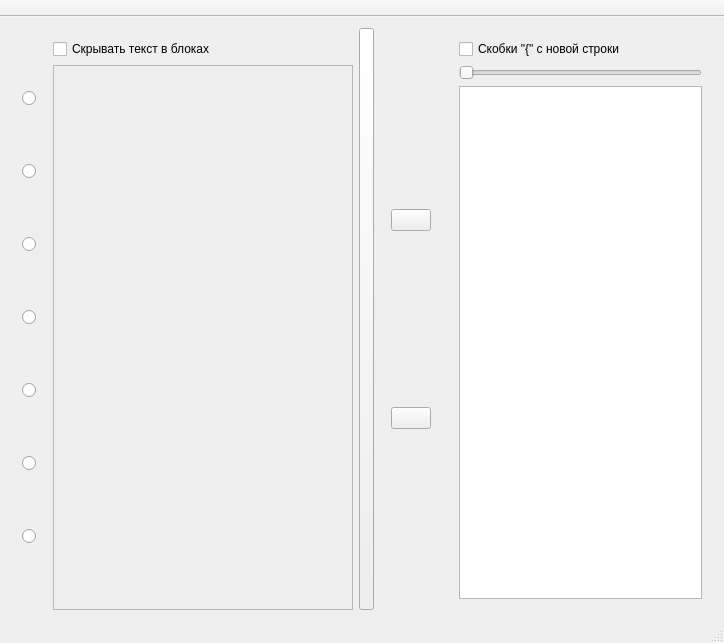
<?xml version="1.0" encoding="UTF-8"?>
<ui version="4.0">
 <class>MainWindow</class>
 <widget class="QMainWindow" name="MainWindow">
  <property name="geometry">
   <rect>
    <x>0</x>
    <y>0</y>
    <width>724</width>
    <height>643</height>
   </rect>
  </property>
  <property name="windowTitle">
   <string>MainWindow</string>
  </property>
  <widget class="QWidget" name="centralWidget">
   <layout class="QHBoxLayout" name="horizontalLayout">
    <item>
     <widget class="QWidget" name="widget" native="true">
      <layout class="QVBoxLayout" name="verticalLayout_2">
       <item>
        <widget class="QRadioButton" name="radio_action">
         <property name="toolTip">
          <string>Блок действия</string>
         </property>
         <property name="autoFillBackground">
          <bool>false</bool>
         </property>
         <property name="text">
          <string/>
         </property>
         <property name="icon">
          <iconset resource="fc_resources.qrc">
           <normaloff>:/resources/icon_action.png</normaloff>:/resources/icon_action.png</iconset>
         </property>
         <property name="iconSize">
          <size>
           <width>70</width>
           <height>70</height>
          </size>
         </property>
         <property name="shortcut">
          <string/>
         </property>
         <property name="checkable">
          <bool>true</bool>
         </property>
         <property name="autoExclusive">
          <bool>true</bool>
         </property>
        </widget>
       </item>
       <item>
        <widget class="QRadioButton" name="radio_input">
         <property name="toolTip">
          <string>Блок ввода</string>
         </property>
         <property name="text">
          <string/>
         </property>
         <property name="icon">
          <iconset resource="fc_resources.qrc">
           <normaloff>:/resources/icon_input.png</normaloff>:/resources/icon_input.png</iconset>
         </property>
         <property name="iconSize">
          <size>
           <width>70</width>
           <height>70</height>
          </size>
         </property>
        </widget>
       </item>
       <item>
        <widget class="QRadioButton" name="radio_output">
         <property name="toolTip">
          <string>Блок вывода</string>
         </property>
         <property name="text">
          <string/>
         </property>
         <property name="icon">
          <iconset resource="fc_resources.qrc">
           <normaloff>:/resources/icon_output.png</normaloff>:/resources/icon_output.png</iconset>
         </property>
         <property name="iconSize">
          <size>
           <width>70</width>
           <height>70</height>
          </size>
         </property>
        </widget>
       </item>
       <item>
        <widget class="QRadioButton" name="radio_Divar">
         <property name="toolTip">
          <string>Развилка</string>
         </property>
         <property name="text">
          <string/>
         </property>
         <property name="icon">
          <iconset resource="fc_resources.qrc">
           <normaloff>:/resources/icon_divar.png</normaloff>:/resources/icon_divar.png</iconset>
         </property>
         <property name="iconSize">
          <size>
           <width>70</width>
           <height>70</height>
          </size>
         </property>
        </widget>
       </item>
       <item>
        <widget class="QRadioButton" name="radio_prefix_cycle">
         <property name="toolTip">
          <string>Цикл с предусловием</string>
         </property>
         <property name="text">
          <string/>
         </property>
         <property name="icon">
          <iconset resource="fc_resources.qrc">
           <normaloff>:/resources/icon_prefix.png</normaloff>:/resources/icon_prefix.png</iconset>
         </property>
         <property name="iconSize">
          <size>
           <width>70</width>
           <height>70</height>
          </size>
         </property>
        </widget>
       </item>
       <item>
        <widget class="QRadioButton" name="radio_postfix_cycle">
         <property name="toolTip">
          <string>Цикл с постусловием</string>
         </property>
         <property name="autoFillBackground">
          <bool>false</bool>
         </property>
         <property name="text">
          <string/>
         </property>
         <property name="icon">
          <iconset resource="fc_resources.qrc">
           <normaloff>:/resources/icon_ostfix.png</normaloff>:/resources/icon_ostfix.png</iconset>
         </property>
         <property name="iconSize">
          <size>
           <width>70</width>
           <height>70</height>
          </size>
         </property>
        </widget>
       </item>
       <item>
        <widget class="QRadioButton" name="radio_param_cycle">
         <property name="toolTip">
          <string>Цикл с параметром</string>
         </property>
         <property name="text">
          <string/>
         </property>
         <property name="icon">
          <iconset resource="fc_resources.qrc">
           <normaloff>:/resources/icon_parameter.png</normaloff>:/resources/icon_parameter.png</iconset>
         </property>
         <property name="iconSize">
          <size>
           <width>70</width>
           <height>70</height>
          </size>
         </property>
        </widget>
       </item>
      </layout>
     </widget>
    </item>
    <item>
     <widget class="QWidget" name="widget_2" native="true">
      <property name="sizePolicy">
       <sizepolicy hsizetype="Expanding" vsizetype="Expanding">
        <horstretch>0</horstretch>
        <verstretch>0</verstretch>
       </sizepolicy>
      </property>
      <property name="minimumSize">
       <size>
        <width>300</width>
        <height>0</height>
       </size>
      </property>
      <layout class="QVBoxLayout" name="verticalLayout_3">
       <property name="leftMargin">
        <number>0</number>
       </property>
       <property name="bottomMargin">
        <number>0</number>
       </property>
       <item>
        <widget class="QCheckBox" name="checkBox">
         <property name="text">
          <string>Скрывать текст в блоках</string>
         </property>
        </widget>
       </item>
       <item>
        <widget class="QScrollArea" name="scrollArea">
         <property name="minimumSize">
          <size>
           <width>300</width>
           <height>0</height>
          </size>
         </property>
         <property name="layoutDirection">
          <enum>Qt::LeftToRight</enum>
         </property>
         <property name="verticalScrollBarPolicy">
          <enum>Qt::ScrollBarAsNeeded</enum>
         </property>
         <property name="horizontalScrollBarPolicy">
          <enum>Qt::ScrollBarAsNeeded</enum>
         </property>
         <property name="sizeAdjustPolicy">
          <enum>QAbstractScrollArea::AdjustIgnored</enum>
         </property>
         <property name="widgetResizable">
          <bool>true</bool>
         </property>
         <property name="alignment">
          <set>Qt::AlignCenter</set>
         </property>
         <widget class="QWidget" name="scrollAreaWidgetContents">
          <property name="geometry">
           <rect>
            <x>0</x>
            <y>0</y>
            <width>298</width>
            <height>538</height>
           </rect>
          </property>
          <property name="autoFillBackground">
           <bool>true</bool>
          </property>
         </widget>
        </widget>
       </item>
      </layout>
     </widget>
    </item>
    <item>
     <widget class="QPushButton" name="show_hide_button">
      <property name="sizePolicy">
       <sizepolicy hsizetype="Minimum" vsizetype="Expanding">
        <horstretch>0</horstretch>
        <verstretch>0</verstretch>
       </sizepolicy>
      </property>
      <property name="maximumSize">
       <size>
        <width>15</width>
        <height>16777215</height>
       </size>
      </property>
      <property name="text">
       <string/>
      </property>
      <property name="icon">
       <iconset resource="fc_resources.qrc">
        <normaloff>:/resources/icon_arrow_left_1.png</normaloff>:/resources/icon_arrow_left_1.png</iconset>
      </property>
      <property name="iconSize">
       <size>
        <width>15</width>
        <height>20</height>
       </size>
      </property>
     </widget>
    </item>
    <item>
     <widget class="QWidget" name="widget_3" native="true">
      <layout class="QVBoxLayout" name="verticalLayout_4">
       <item>
        <widget class="QPushButton" name="translate_button_back">
         <property name="sizePolicy">
          <sizepolicy hsizetype="Minimum" vsizetype="Fixed">
           <horstretch>0</horstretch>
           <verstretch>0</verstretch>
          </sizepolicy>
         </property>
         <property name="text">
          <string/>
         </property>
         <property name="icon">
          <iconset resource="fc_resources.qrc">
           <normaloff>:/resources/arrowleft.png</normaloff>:/resources/arrowleft.png</iconset>
         </property>
         <property name="iconSize">
          <size>
           <width>20</width>
           <height>20</height>
          </size>
         </property>
        </widget>
       </item>
       <item>
        <widget class="QPushButton" name="translate_button">
         <property name="sizePolicy">
          <sizepolicy hsizetype="Minimum" vsizetype="Fixed">
           <horstretch>0</horstretch>
           <verstretch>0</verstretch>
          </sizepolicy>
         </property>
         <property name="text">
          <string/>
         </property>
         <property name="icon">
          <iconset resource="fc_resources.qrc">
           <normaloff>:/resources/arrowright.png</normaloff>:/resources/arrowright.png</iconset>
         </property>
         <property name="iconSize">
          <size>
           <width>20</width>
           <height>20</height>
          </size>
         </property>
        </widget>
       </item>
      </layout>
     </widget>
    </item>
    <item>
     <widget class="QWidget" name="code_viewer_widget" native="true">
      <property name="sizePolicy">
       <sizepolicy hsizetype="Expanding" vsizetype="Expanding">
        <horstretch>0</horstretch>
        <verstretch>0</verstretch>
       </sizepolicy>
      </property>
      <layout class="QVBoxLayout" name="verticalLayout">
       <item>
        <widget class="QCheckBox" name="checkBox_newLine">
         <property name="text">
          <string>Скобки &quot;{&quot; с новой строки</string>
         </property>
        </widget>
       </item>
       <item>
        <widget class="QSlider" name="code_font_slider">
         <property name="minimum">
          <number>10</number>
         </property>
         <property name="maximum">
          <number>40</number>
         </property>
         <property name="value">
          <number>10</number>
         </property>
         <property name="orientation">
          <enum>Qt::Horizontal</enum>
         </property>
        </widget>
       </item>
       <item>
        <widget class="QTextEdit" name="textEdit">
         <property name="minimumSize">
          <size>
           <width>0</width>
           <height>400</height>
          </size>
         </property>
         <property name="styleSheet">
          <string notr="true"/>
         </property>
         <property name="horizontalScrollBarPolicy">
          <enum>Qt::ScrollBarAsNeeded</enum>
         </property>
         <property name="lineWrapMode">
          <enum>QTextEdit::NoWrap</enum>
         </property>
        </widget>
       </item>
      </layout>
     </widget>
    </item>
   </layout>
  </widget>
  <widget class="QStatusBar" name="statusBar"/>
  <widget class="QMenuBar" name="menuBar">
   <property name="geometry">
    <rect>
     <x>0</x>
     <y>0</y>
     <width>724</width>
     <height>21</height>
    </rect>
   </property>
  </widget>
  <widget class="QToolBar" name="mainToolBar">
   <property name="movable">
    <bool>false</bool>
   </property>
   <attribute name="toolBarArea">
    <enum>TopToolBarArea</enum>
   </attribute>
   <attribute name="toolBarBreak">
    <bool>false</bool>
   </attribute>
  </widget>
 </widget>
 <layoutdefault spacing="6" margin="11"/>
 <resources>
  <include location="fc_resources.qrc"/>
 </resources>
 <connections/>
</ui>
